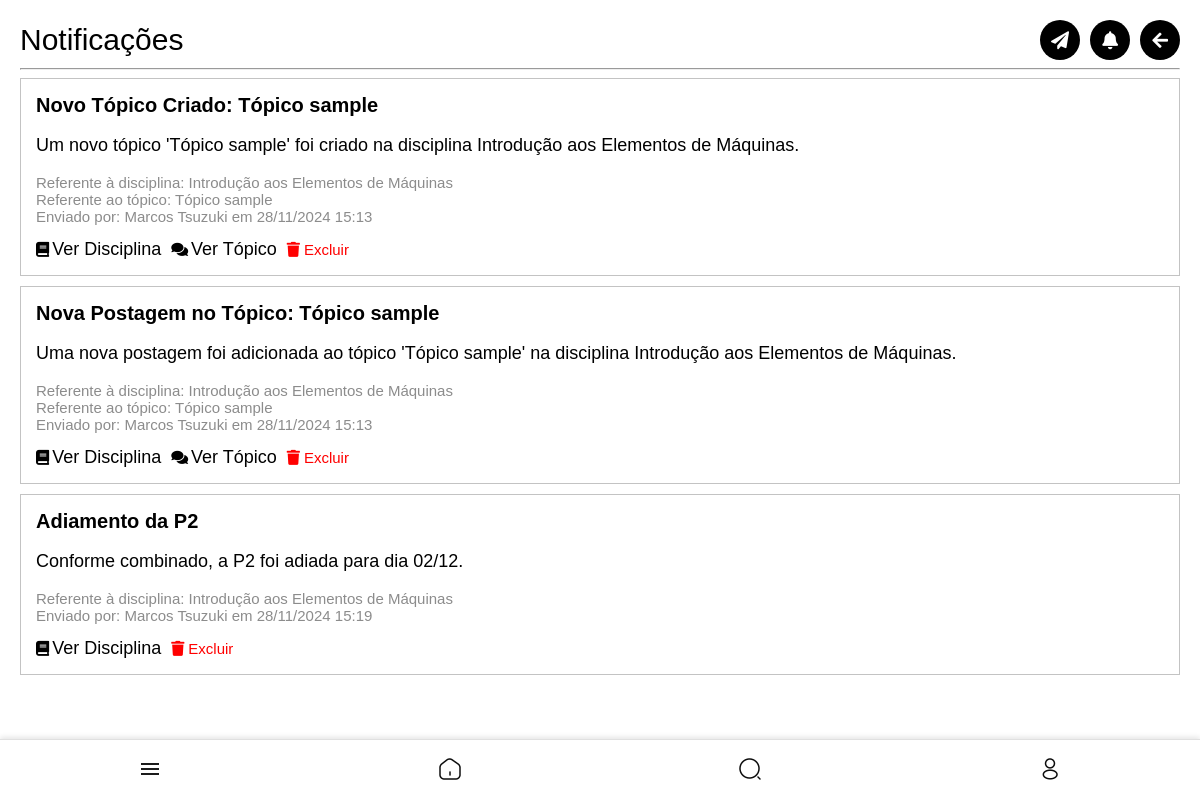
/notificacoes/ (signed in), run on the app's committed database.
### core/models.py (models this page shows, shortened)
class Notificacao(models.Model):
    titulo = models.CharField(max_length=255)
    mensagem = models.TextField()
    criado_em = models.DateTimeField(auto_now_add=True)
    criador = models.ForeignKey(settings.AUTH_USER_MODEL, on_delete=models.CASCADE, related_name='notificacoes_criadas')
    destinatarios = models.ManyToManyField(settings.AUTH_USER_MODEL, related_name='notificacoes_recebidas')
    disciplina = models.ForeignKey('Disciplina', null=True, blank=True, on_delete=models.SET_NULL, related_name='notificacoes')
    evento = models.ForeignKey('Evento', null=True, blank=True, on_delete=models.SET_NULL, related_name='notificacoes')
    topico = models.ForeignKey('Topico', null=True, blank=True, on_delete=models.SET_NULL, related_name='notificacoes')  # Novo campo
    excluidas_por = models.ManyToManyField(settings.AUTH_USER_MODEL, related_name='notificacoes_excluidas', blank=True)

class Disciplina(models.Model):
    nome = models.CharField(max_length=255)
    codigo = models.CharField(max_length=10)
    curso = models.CharField(max_length=255)
    semestre = models.CharField(max_length=10)
    tipo = models.CharField(max_length=50)
    sala = models.ForeignKey(Sala, on_delete=models.SET_NULL, null=True, blank=True, related_name='disciplinas')
    professor_responsavel = models.ForeignKey(
        settings.AUTH_USER_MODEL,
        null=True,
        blank=True,
        on_delete=models.SET_NULL,
        limit_choices_to={'user_type': 'professor'}
    )
    turma = models.IntegerField(default=1)

class Topico(models.Model):
    titulo = models.CharField(max_length=255)
    descricao = models.TextField()
    disciplina = models.ForeignKey(Disciplina, related_name='topicos', on_delete=models.CASCADE)
    criado_por = models.ForeignKey(User, on_delete=models.CASCADE)
    data_criacao = models.DateTimeField(auto_now_add=True)

class CustomUser(AbstractUser):
    USER_TYPE_CHOICES = (
        ('aluno', 'Aluno'),
        ('representante', 'Representante de Classe'),
        ('professor', 'Professor'),
        ('entidade', 'Entidade'),
    )
    user_type = models.CharField(max_length=20, choices=USER_TYPE_CHOICES, default='aluno')
    curso = models.CharField(max_length=100, blank=True, null=True)
    semestre = models.CharField(max_length=3, blank=True, null=True)
    departamento = models.CharField(max_length=100, blank=True, null=True)
    foto = models.ImageField(upload_to='user_photos/', blank=True, null=True, default='defaultphoto.jpg')
    email = models.EmailField(unique=True, validators=[CustomEmailValidator()])
    eventos_interesse = models.ManyToManyField('Evento', blank=True, related_name='interessados')
    is_public_profile = models.BooleanField(default=True)
    class Meta:
        verbose_name = 'Usuário'
        verbose_name_plural = 'Usuários'

### core/views.py (the view)
# urls.py: path('notificacoes/', views.notificacoes, name='notificacoes'),
@login_required
def notificacoes(request):
    usuario = request.user
    notificacoes = Notificacao.objects.none()
    if usuario.user_type in ['aluno', 'representante', 'professor']:
        disciplinas_usuario = Disciplina.objects.filter(userdiscipline__user=usuario)
        notificacoes_disciplina = Notificacao.objects.filter(disciplina__in=disciplinas_usuario)
        eventos_interessados = Evento.objects.filter(interessados=usuario)
        notificacoes_eventos_interessados = Notificacao.objects.filter(evento__in=eventos_interessados)
        notificacoes = notificacoes_disciplina | notificacoes_eventos_interessados
    if usuario.user_type == 'entidade':
        eventos_usuario = Evento.objects.filter(criado_por=usuario)
        eventos_interessados = Evento.objects.filter(interessados=usuario)
        notificacoes_evento = Notificacao.objects.filter(evento__in=eventos_usuario | eventos_interessados)
        notificacoes = notificacoes_evento
    notificacoes_criadas = Notificacao.objects.filter(criador=usuario)
    notificacoes = (notificacoes | notificacoes_criadas).distinct()
    pode_criar = usuario.user_type in ['professor', 'representante', 'entidade']
    context = {
        'notificacoes': notificacoes,
        'pode_criar': pode_criar,
    }
    return render(request, 'core/notificacoes.html', context)

### templates/core/notificacoes.html (shortened to what this page needs)
{% extends 'core/base.html' %}
{% block content %}
<div class="disciplinas-add-container">
    <div class="header-container">
        <h1>Notificações</h1>
        <div class="actions">
            {% if pode_criar %}
            <a href="{% url 'criar_notificacao' %}" class="icon-btn">
                <i class="fa fa-paper-plane"></i>
            </a>
            <a href="{% url 'minhas_notificacoes' %}" class="icon-btn">
                <i class="fa fa-bell"></i>
            </a>
            <button class="icon-btn" onclick="history.back();">
                <i class="fa fa-arrow-left"></i>
            </button>
            {% endif %}
        </div>
    </div>
    <hr>
    <div class="professores-container">
        <ul class="disciplinas-add-list">
            {% for notificacao in notificacoes %}
            {% if user not in notificacao.excluidas_por.all %}
            <li class="topico-detail-item">
                <div class="postagem-conteudo">
                    {% if notificacao.topico %}
                        <a href="{% url 'detalhe_topico' notificacao.topico.id %}">
                    {% elif notificacao.disciplina %}
                        <a href="{% url 'detalhe_disciplina' notificacao.disciplina.id %}">
                    {% elif notificacao.evento %}
                        <a href="{% url 'detalhe_evento' notificacao.evento.id %}">
                    {% else %}
                        <a href="#">
                    {% endif %}
                        <h5 class="disciplina-nome" style="font-size: min(20px, 7vw); margin-top: 0; margin-bottom: 0; color: black;">{{ notificacao.titulo }}</h5>
                        <p class="disciplina-nome" style="font-size: min(18px, 5vw); color: black;">{{ notificacao.mensagem }}</p>
                    </a>
                    {% if notificacao.disciplina %}
                        <p class="disciplina-nome" style="font-size: min(15px, 3.5vw); color: #8c8c8c; margin-bottom:0; margin-top: 0;">Referente à disciplina: {{ notificacao.disciplina.nome }}</p>
                    {% endif %}
                    {% if notificacao.topico %}
                    <div style="display: flex; flex-direction: row;">
                        <p class="disciplina-nome" style="font-size: min(15px, 3.5vw); color: #8c8c8c; margin-bottom:0; margin-top: 0;">Referente ao tópico: {{ notificacao.topico.titulo }}</p>
                    </div>
                    {% endif %}
                    <small class="disciplina-nome" style="font-size: min(15px, 3.5vw); color: #8c8c8c;">Enviado por:
                        {% if notificacao.criador %}
                            {{ notificacao.criador.get_full_name }}
                        {% else %}
                            Sistema
                        {% endif %}
                        em {{ notificacao.criado_em|date:"d/m/Y H:i" }}
                    </small>
                    <div style="display: flex; flex-direction: row; gap: min(2vw,10px); font-size: min(15px, 3.5vw); margin-top: min(14px,4vw); padding: 0">
                        {% if notificacao.disciplina %}
                            <a href="{% url 'detalhe_disciplina' notificacao.disciplina.id %}" class="icon-btn">
                                <i class="fa fa-book" style="font-size: min(15px, 3.5vw); margin-right:min(1vw,3px);"></i> Ver Disciplina
                            </a>
                        {% endif %}
                        {% if notificacao.topico %}
                        <div style="display: flex; flex-direction: row;">
                            <a href="{% url 'detalhe_topico' notificacao.topico.id %}" class="icon-btn">
                                <i class="fa fa-comments" style="font-size: min(15px, 3.5vw); margin-right:min(1vw,3px);"></i> Ver Tópico
                            </a>
                        </div>
                        {% endif %}
                        <a href="{% url 'excluir_notificacao_recebida' notificacao.id %}" class="icon-btn remover-btn" style="font-size: min(15px, 3.5vw); color: red;">
                            <i class="fa fa-trash" style="font-size: min(15px, 3.5vw);"></i> Excluir
                        </a>
                    </div>
                </div>
            </li>
            {% endif %}
            {% empty %}
            <li class="empty-result" style="font-size: min(15px, 4vw); color: #8c8c8c;">Nenhuma notificação disponível.</li>
            {% endfor %}
        </ul>
    </div>
</div>
{% endblock %}

### media/style.css (style rules this page uses)
@media (min-width: 769px) { body { font-family: Arial, sans-serif; background-color: rgb(234, 234, 234); display: flex; flex-direction: column; align-items: center; justify-content: flex-start; min-height: 100vh; margin: 0; padding-bottom: 5vw; } }
@media (min-width: 769px) { a { text-decoration: none; color: #000000; } }
@media (min-width: 769px) { .header-container { display: flex; flex-direction: row; justify-content: space-between; align-items: center; } }
@media (min-width: 769px) { .actions { display: flex; flex-direction: row; gap: min(10px, 2vw); justify-content: center; align-items: center; } }
@media (min-width: 769px) { .actions .icon-btn { display: flex; flex-direction: row; justify-content: center; background-color: #000; color: #fff; border: none; border-radius: 50%; width: min(40px, 8vw); height: min(40px, 8vw); font-size: min(18px, 4vw); cursor: pointer; text-decoration: none; } }
@media (min-width: 769px) { .disciplinas-add-container { padding: min(6vw, 20px); font-family: Arial, sans-serif; padding-bottom: min(20vw,80px); width: 100vw; box-sizing: border-box; } }
@media (min-width: 769px) { .disciplinas-add-container h1 { font-size: min(30px,6vw); margin-bottom: 0; margin-top: 0; font-weight:normal; text-align: left; } }
@media (min-width: 769px) { .disciplinas-add-list { list-style: none; padding: 0; margin: 0; display: flex; flex-direction: column; } }
@media (min-width: 769px) { .disciplinas-add-list { display: flex; justify-content: center; align-items: center; margin-bottom: min(10px); } }
@media (min-width: 769px) { .icon-btn { background: none; border: none; font-size: min(18px, 4vw); color: #000000; cursor: pointer; text-decoration: none; display: flex; align-items: center; justify-content: center; } }
@media (min-width: 769px) { .topico-info p,a { font-size: min(12px); color: grey; } }
@media (min-width: 769px) { .topico-detail-item { display: flex; align-items: center; background-color: #fff; border: 1px solid #c3c3c3; margin-bottom: min(10px, 6vw); padding: min(15px, 6vw); text-align: left; width: 100%; box-sizing: border-box; position: relative; } }
@media (min-width: 769px) { .topico-detail-item { display: flex; flex-direction: column; justify-content: left; background-color: #fff; border: 1px solid #c3c3c3; margin-bottom: min(10px, 6vw); padding: min(15px, 6vw); text-align: left; width: 100%; box-sizing: border-box; } }
@media (min-width: 769px) { .postagem-conteudo { display: flex; flex-direction: column; justify-content: left; align-items: flex-start; padding: 0; margin: 0; width: 100%; box-sizing: border-box; } }
@media (min-width: 769px) { .remover-btn { display: flex; align-items: center; gap: min(4px, 1vw); font-size: min(14px, 2vw); text-decoration: none; } }
@media (min-width: 769px) { .remover-btn i { font-size: min(14px,2vw); } }

### templates/core/notificacoes.html (style rules this page uses)
body { background-color: white; margin: 0; padding: 0; box-sizing: border-box; overflow-x: hidden; }
html, body { width: 100%; }

### data on the page
Notificacao: titulo "Novo Tópico Criado: Tópico sample", mensagem "Um novo tópico 'Tópico sample' foi criado na disciplina Introdução aos Elementos de Máquinas.", disciplina.nome "Introdução aos Elementos de Máquinas", topico.titulo "Tópico sample", criador.get_full_name "Marcos Tsuzuki", criado_em "28/11/2024 15:13", shows "Ver Disciplina", shows "Ver Tópico"
Notificacao: titulo "Nova Postagem no Tópico: Tópico sample", mensagem "Uma nova postagem foi adicionada ao tópico 'Tópico sample' na disciplina Introdução aos Elementos de Máquinas.", disciplina.nome "Introdução aos Elementos de Máquinas", topico.titulo "Tópico sample", criador.get_full_name "Marcos Tsuzuki", criado_em "28/11/2024 15:13", shows "Ver Disciplina", shows "Ver Tópico"
Notificacao: titulo "Adiamento da P2", mensagem "Conforme combinado, a P2 foi adiada para dia 02/12.", disciplina.nome "Introdução aos Elementos de Máquinas", criador.get_full_name "Marcos Tsuzuki", criado_em "28/11/2024 15:19", shows "Ver Disciplina"
